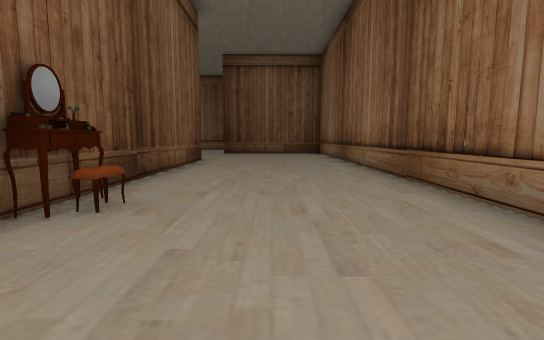
[1] (above)

24 first-person views from a walk through a Unity game level. The camera is 1.5 m above the floor, tilts 6° down and sees 85° across. The floor is counted in squares, 2 m on a side. Each view is taken from the middle of a square. On the plan, view 1 faces up. The plan holds only what a view shows up to about 10 squares ahead; the rest is blank. The place goes on beyond the plan. The player character is not drawn. Some animated figures are not drawn.

[2]
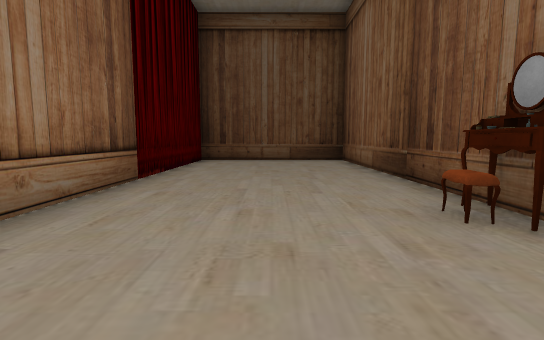

[3]
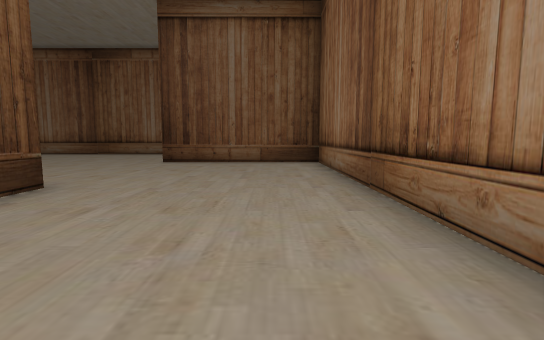

[4]
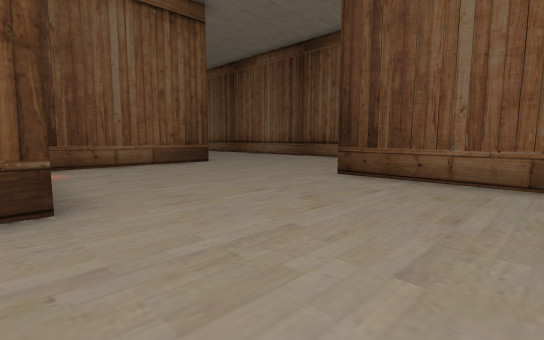

[5]
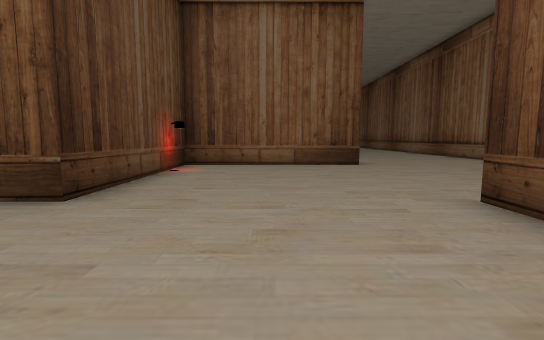

[6]
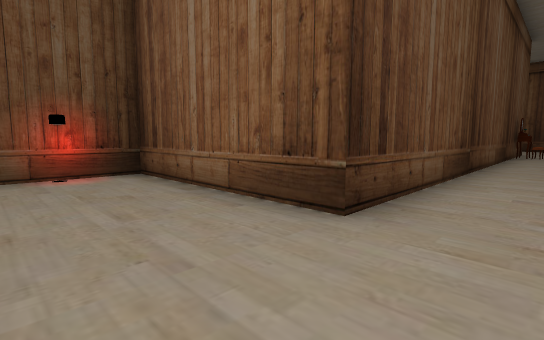

[7]
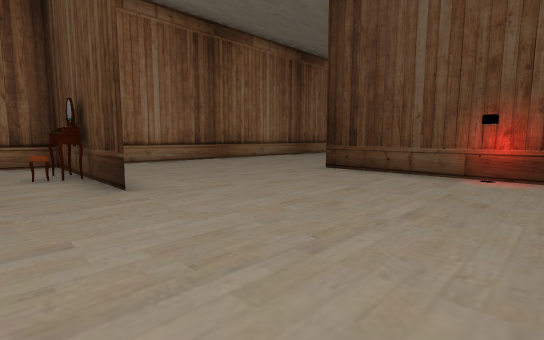

[8]
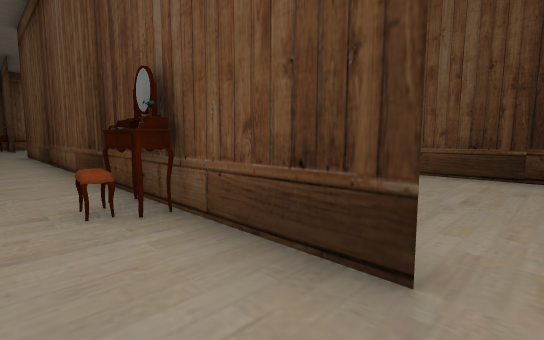

[9]
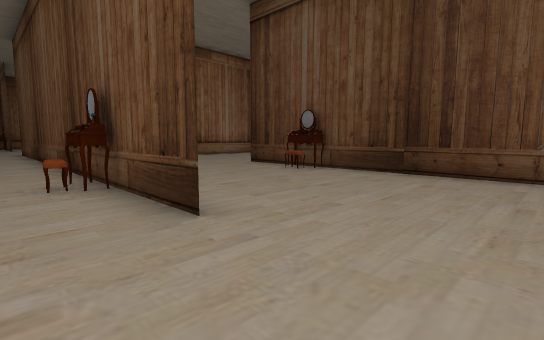

[10]
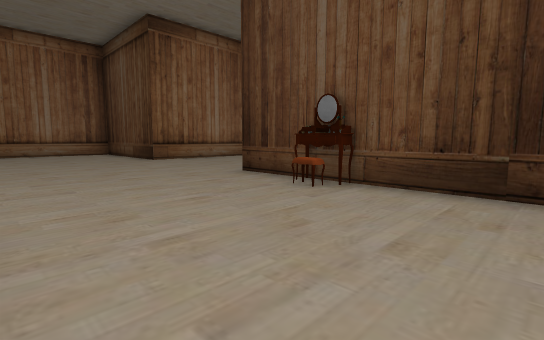

[11]
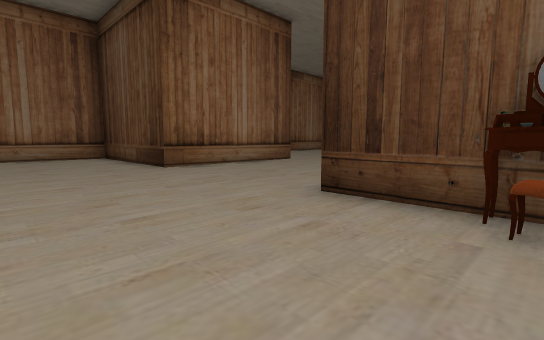

[12]
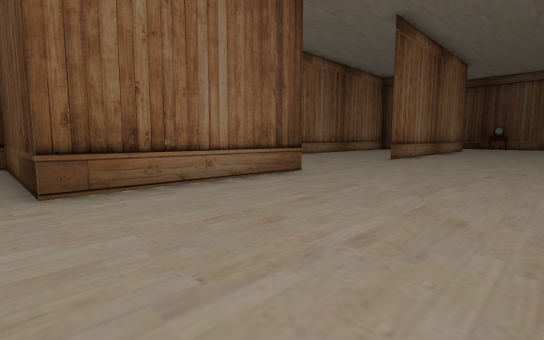

[13]
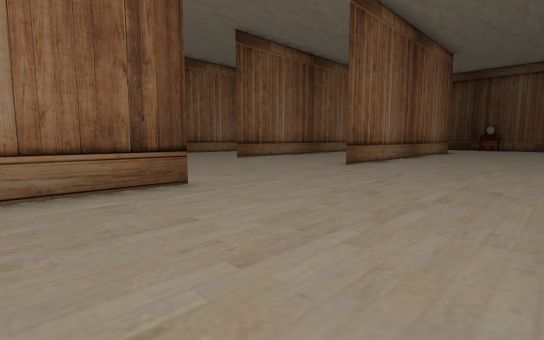

[14]
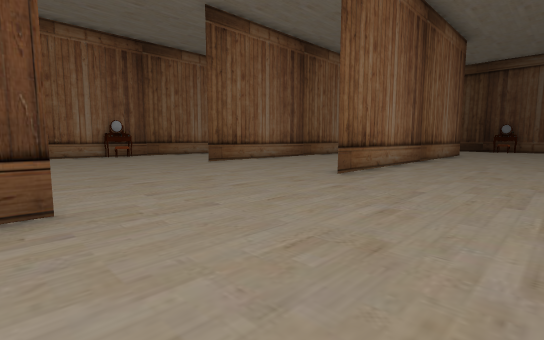

[15]
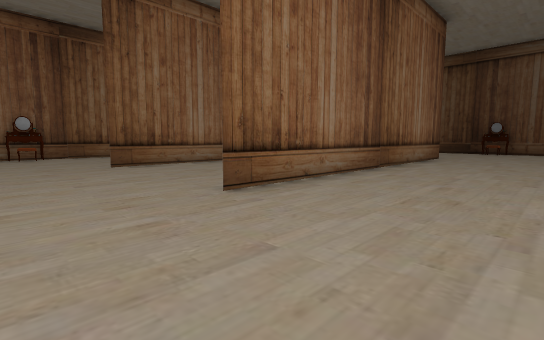

[16]
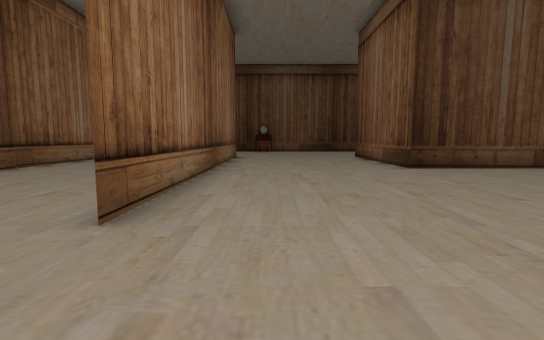

[17]
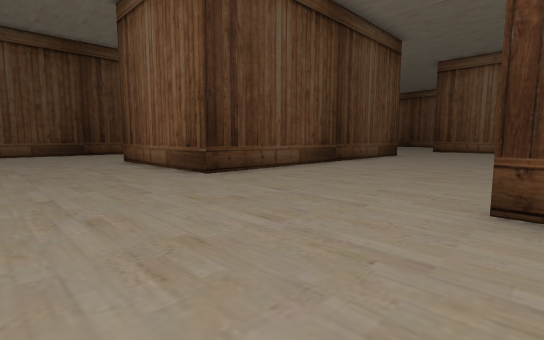

[18]
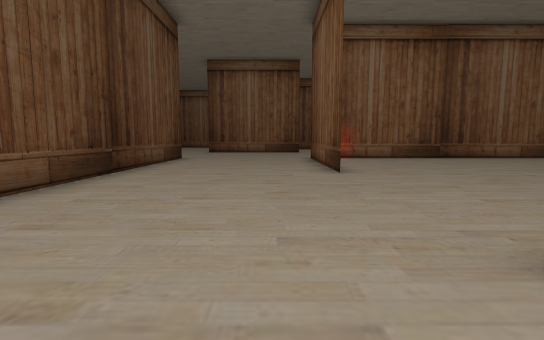

[19]
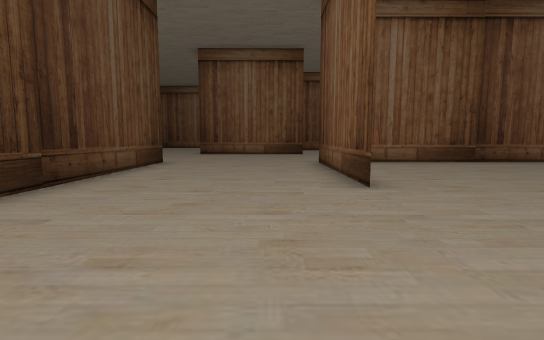

[20]
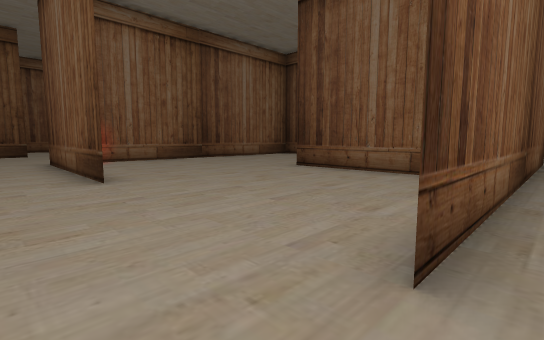

[21]
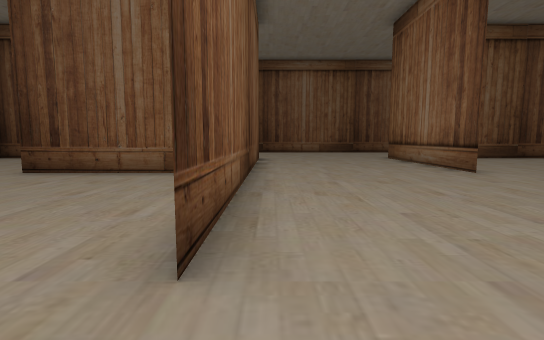

[22]
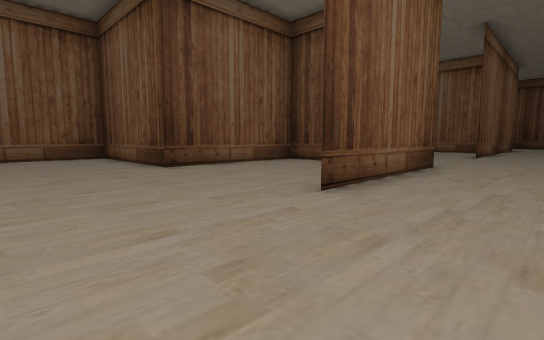

[23]
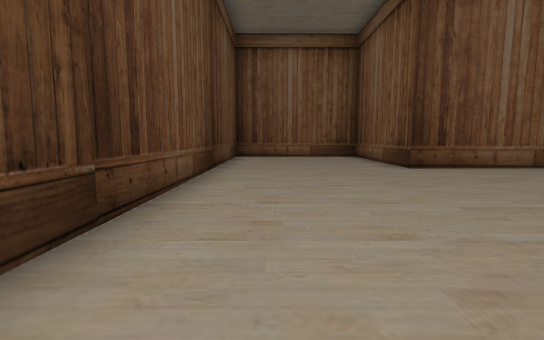

[24]
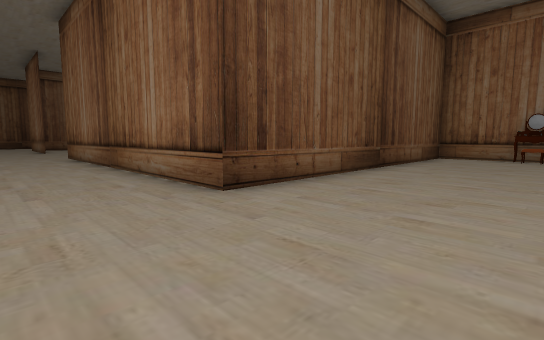

### Floor plan
Points are (right, up) in squares from view 1. A wall is a line through its corners. A room is listed if a view was taken in it or the views show most of it. See-through windows are left out.
Room 1 (views 1, 2, 3, 4, 5, 6, 7, 8)
walls: (-8, 10.5) (-2.5, 10.5) (-2.5, 2.5); (-2.6, 15.5) (2.5, 15.5) (-2.5, 15.5); (-2.5, 0.6) (-2.5, -4); (2.5, -4) (2.5, 16.6); (-22.6, 15.5) (-7.5, 15.5) (-7.5, 10.5)
ways out: opening at (-22.5, 16.5) to room 2
objects: table (-20, 16); other object (-20, 17); other object (-3, 1); table (-2, 3); other object (-2, 4); table (0, 16); other object (0, 17)
Room 2 (views 9, 10, 11, 12, 13, 14, 15, 16, 17, 18, 19, 20, 21, 22, 23, 24)
walls: (-7.5, -7.1) (-7.5, 0.5); (-22.5, -6.1) (-22.5, -9.5) (-25.8, -9.5); (-22.4, 0.5) (-27.5, 0.5); (-12.5, 5.4) (-12.5, 10.5) (-8, 10.5); (-4.2, -9.5) (-12.5, -9.5) (-12.5, 0.5); (-19.1, 5.5) (-22.5, 5.5); (-27.5, -4.5) (-17.5, -4.5) (-17.5, -9.5); (-25, -14.5) (-16.5, -14.5); (-17.5, 10.1) (-17.5, 0.5); (-7.5, 12.2) (-7.5, 13.5); (-27.5, 7.8) (-27.5, 1.9); (-24.8, 10.5) (-17.5, 10.5)
ways out: opening at (-22.5, 16.5) to room 1
objects: table (-20, 11); other object (-20, 12); other object (-4, 2); table (-3, -13); other object (-3, -12); other object (-2, -12)

Positions as (right, up) in squares from view 1, and headings:
1: (0, 0), facing up
2: (0, 6), facing down
3: (1, 6), facing up
4: (1, 10), facing up-left
5: (1, 13), facing left
6: (-5, 17), facing down-left
7: (-7, 17), facing down-right
8: (-23, 17), facing down-right
9: (-25, 17), facing down-right
10: (-23, 15), facing down-right
11: (-20, 14), facing down-right
12: (-17, 11), facing down-right
13: (-17, 8), facing down-right
14: (-16, 6), facing down-right
15: (-16, 3), facing down-right
16: (-14, 3), facing down
17: (-14, 1), facing down-left
18: (-16, -1), facing left
19: (-18, -1), facing left
20: (-17, -1), facing up-left
21: (-17, -1), facing up
22: (-15, -13), facing up-left
23: (-15, -13), facing left
24: (-15, -13), facing up-right
